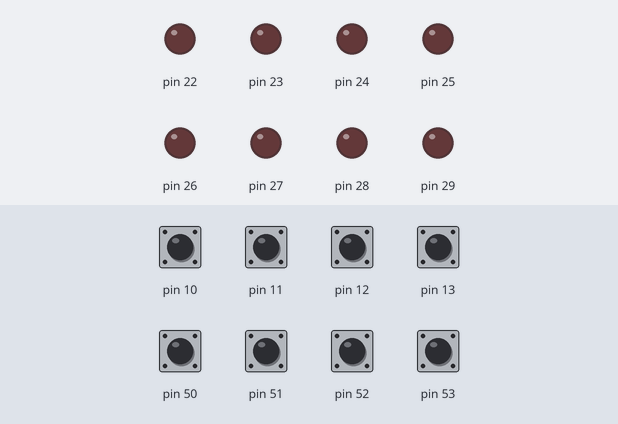
This sketch was run on a simulated Arduino Mega 2560, built with avr-gcc and run on an emulated ATmega2560. Parts: output pins drawn as LEDs (lit = HIGH). The test bench sets the inputs (shaded band); at power-on: pin 10–13, pin 50–53 LOW.

Above: at 1.2 s.
1.3 s: pin 51 driven HIGH
At 1.9 s:
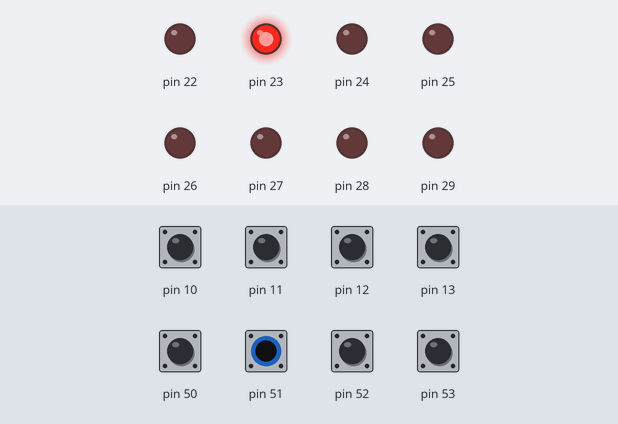
At 2.8 s:
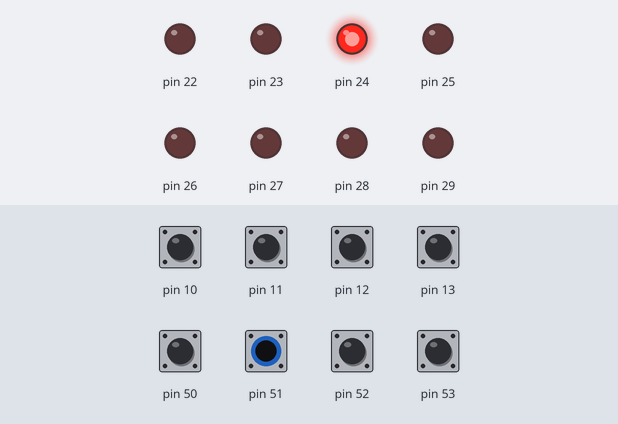
4.3 s: pin 51 driven LOW
At 5.8 s:
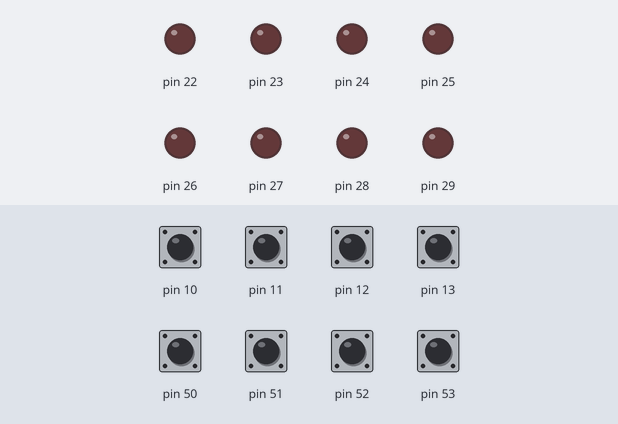
Timing chart, 0 to 7.3 s (numbered marks = the images above; inputs shaded):
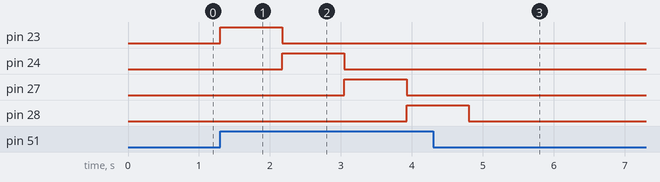

The sketch:

sketch.ino
```cpp
void setup() {
  // put your setup code here, to run once:
  volatile char *ddr_a=(char*)0x21;
  volatile char *ddr_b=(char*)0x24;
  *ddr_a=0xFF;
  *ddr_b=0x00;
}

void loop() {
  // put your main code here, to run repeatedly:
  volatile char *port_a=(char*)0x22;
  volatile char *port_b=(char*)0x23;
  volatile char check;
  while(1)
  { check=*port_b;

    if(check&4)
    {
      *port_a=2;
      delay_();
      *port_a=4;
       delay_();
       *port_a=32;
        delay_();
        *port_a=64;
         delay_();
         *port_a=0x00;
    }

  }

}
void delay_()
{
  char dummy=0;
  for(volatile long  i=0;i<100;i++)
  {
    for(volatile long j=0;j<4000;j++)
    {
      dummy++;
    }
  }
}
```

Measured:
- after the input at 1.3 s, pin 23: LOW → HIGH at once, → LOW 0.88 s later; pin 24: LOW → HIGH after 0.88 s, → LOW 0.88 s later; pin 27: LOW → HIGH after 1.8 s, → LOW 0.88 s later; pin 28: LOW → HIGH after 2.6 s
- after the input at 4.3 s, pin 23, pin 24, pin 27: stops changing and stays LOW; pin 28: goes on until 4.8 s, then stays LOW
